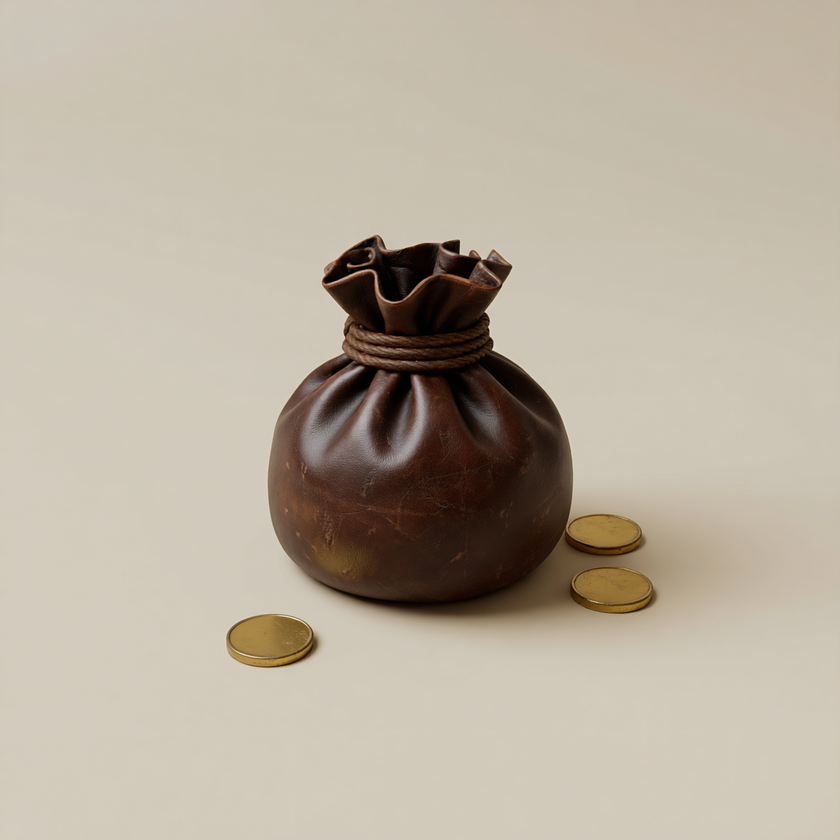
#> input picture scripts/models/prop-pickup-coin/concept.png, 840 x 840 px, shrunk from 1328 x 1328 before the run
$ python register_rear.py ../prop-pickup-coin/concept.png ../prop-pickup-coin/concept.png ../prop-pickup-coin/concept.png
#> lines starting #> are read from the running program, lines starting #| are printed output that depends on the picture; after the words box and inside, x2 and y2 are one past the last pixel; in counts of white or black regions, pixels touching at a corner belong together
"""Register a rear-view painting to the mesh's orthographic back silhouette, ready for projection.

python register_rear.py <painting.png> <rear-mask.png> <outDir>

Writes painting-registered.png (same frame as rear-camera.json, painted colours extended past the painted
silhouette so edge texels never sample the backdrop), overlay.png (mesh silhouette in magenta over the
registered painting) and registration.json. Qwen may mirror the sculpt it repaints, so both orientations are
scored and the better one is kept (the decision is recorded).
"""
import json
import sys
from pathlib import Path

import numpy as np
from PIL import Image
from scipy import ndimage

painting_path, mask_path, out = Path(sys.argv[1]), Path(sys.argv[2]), Path(sys.argv[3])
out.mkdir(parents=True, exist_ok=True)
paint = np.asarray(Image.open(painting_path).convert("RGB"), dtype=np.float32)
target = np.asarray(Image.open(mask_path).convert("L")) > 127
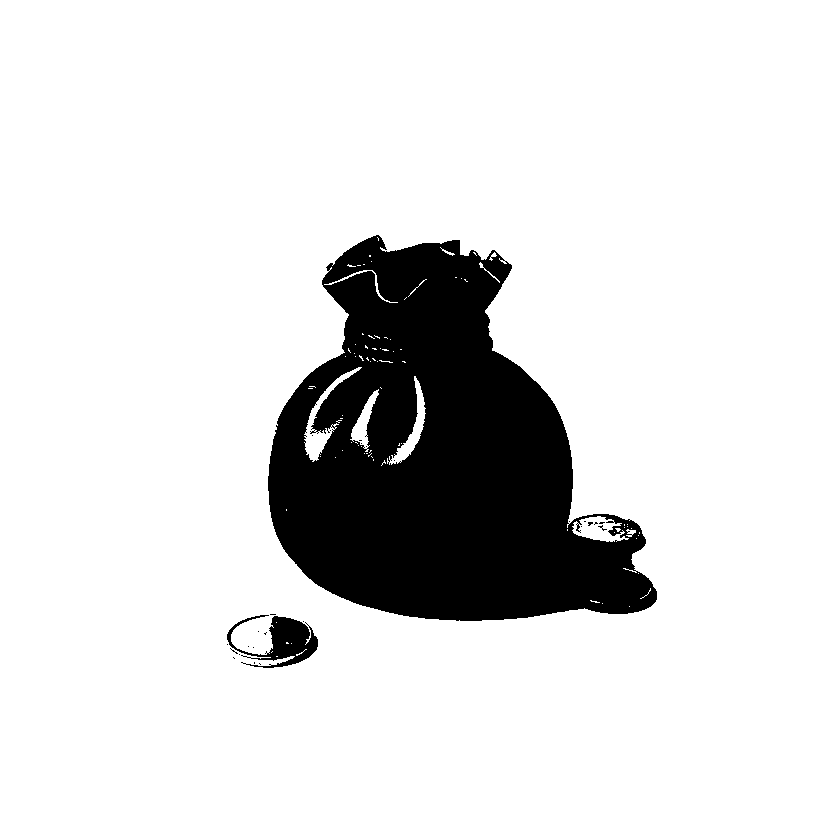
#> target: shape (840, 840) bool; 86.8% white; 27 black regions (25 under 20 px), largest, box (x1, y1, x2, y2) and area: (268, 235, 657, 621) 90981, (227, 615, 318, 668) 2066
H, W = target.shape
#> H = 840; W = 840
if paint.shape[:2] != (H, W):
    raise SystemExit(f"painting {paint.shape[:2]} does not match mask {(H, W)}")


def foreground(image):
    border = np.concatenate([image[:6].reshape(-1, 3), image[-6:].reshape(-1, 3), image[:, :6].reshape(-1, 3), image[:, -6:].reshape(-1, 3)])
    backdrop = np.median(border, axis=0)
#> backdrop = [206, 197, 184]
    fg = np.abs(image - backdrop).sum(axis=2) > 30
#> fg: shape (840, 840) bool; 26.1% white; 204 white regions (200 under 20 px), largest, box (x1, y1, x2, y2) and area: (266, 234, 831, 645) 122203, (440, 0, 840, 229) 57000, (225, 613, 324, 668) 4245, (574, 135, 587, 154) 94
    fg = ndimage.binary_opening(fg, iterations=2)
#> fg: shape (840, 840) bool; 25.7% white; 7 white regions (2 under 20 px), largest, box (x1, y1, x2, y2) and area: (266, 234, 822, 645) 121843, (441, 0, 840, 221) 54909, (225, 613, 324, 668) 4222, (631, 157, 662, 170) 194, (620, 145, 628, 154) 40
    labels, count = ndimage.label(fg)
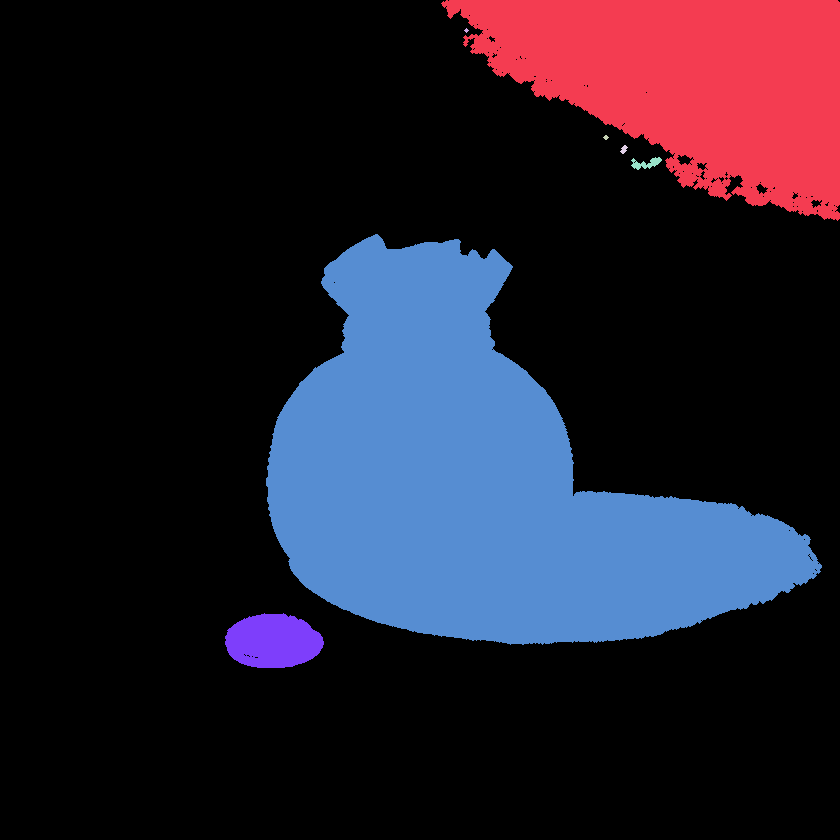
#> labels: shape (840, 840) int32; 8 distinct labels, from 0 to 7; one colour per label, 0 black
#> count = 7
    if count == 0:
        raise SystemExit("no foreground found in painting")
    sizes = ndimage.sum(fg, labels, range(1, count + 1))
#> sizes = [54909, 13, 18, 40, 194, 121843, 4222]
    fg = labels == (int(np.argmax(sizes)) + 1)
#> fg: shape (840, 840) bool; 17.3% white; 1 white region, box (x1, y1, x2, y2) and area: (266, 234, 822, 645) 121843
    return ndimage.binary_fill_holes(ndimage.binary_closing(fg, iterations=3)), backdrop


def iou(a, b):
    return float((a & b).sum() / max(1, (a | b).sum()))


def warp(array, sx, sy, tx, ty, resample):
    """Scale about the target silhouette centre, then translate. PIL affine maps output -> input."""
    cy, cx = ndimage.center_of_mass(target)
    a, e = 1 / sx, 1 / sy
    c = cx - (cx + tx) * a
    f = cy - (cy + ty) * e
    mode = "L" if array.ndim == 2 else "RGB"
    image = Image.fromarray(array.astype(np.uint8) if array.dtype != bool else (array * 255).astype(np.uint8), mode)
    warped = image.transform((W, H), Image.AFFINE, (a, 0, c, 0, e, f), resample=resample)
    result = np.asarray(warped)
    return result > 127 if array.dtype == bool else result.astype(np.float32)


def register(fg):
    """Coarse-to-fine search of anisotropic scale and translation maximizing silhouette IoU, started from both
    the identity and the centroid alignment."""
    ty0, tx0 = np.subtract(ndimage.center_of_mass(target), ndimage.center_of_mass(fg))
    results = []
    for start in ([1.0, 1.0, 0.0, 0.0], [1.0, 1.0, float(tx0), float(ty0)]):
        params = list(start)
        best = (iou(warp(fg, *params, Image.NEAREST), target), *params)
        for step_scale, step_shift in ((0.04, 16), (0.02, 8), (0.01, 4), (0.005, 2), (0.0025, 1)):
            improved = True
            while improved:
                improved = False
                for index, delta in ((0, step_scale), (0, -step_scale), (1, step_scale), (1, -step_scale),
                                     (2, step_shift), (2, -step_shift), (3, step_shift), (3, -step_shift)):
                    trial = params.copy()
                    trial[index] += delta
                    score = iou(warp(fg, *trial, Image.NEAREST), target)
                    if score > best[0] + 1e-5:
                        best = (score, *trial)
                        params = trial
                        improved = True
        results.append(best)
    return max(results, key=lambda result: result[0])


fg, backdrop = foreground(paint)
#> fg: shape (840, 840) bool; 17.3% white; 1 white region, box (x1, y1, x2, y2) and area: (266, 234, 822, 645) 121915
#> backdrop = [206, 197, 184]
# Painted floor shadows below the feet are not part of the figure.
fg[int(np.nonzero(target.any(axis=1))[0].max()) + 6:, :] = False
fg = ndimage.binary_opening(fg, iterations=1)
labels, count = ndimage.label(fg)
#> count = 1
fg = labels == (int(np.argmax(ndimage.sum(fg, labels, range(1, count + 1)))) + 1)
candidates = {}
for mirrored in (False, True):
    f = fg[:, ::-1] if mirrored else fg
    candidates[mirrored] = (iou(f, target), register(f))
#> this loop made 2 passes
#> (ty0 in register, tx0 in register) on pass 1: (-69.34, -65.81)
#> pass 1, in warp (call 6), `warped = image.transform((W, H), Image.AFFINE, (a, 0, c, 0, e, f), res..`:
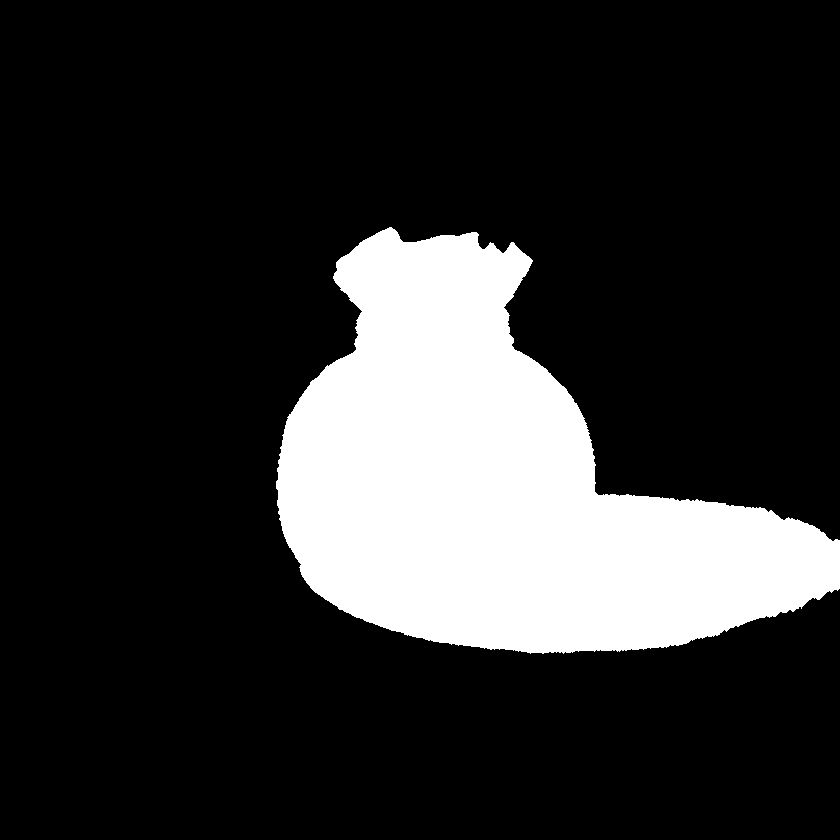
#> warped: PIL image 840x840 L; 18.6% white; 1 white region, box (x1, y1, x2, y2) and area: (276, 227, 840, 654) 131574
#> after the loop: f: shape (840, 840) bool; 17.3% white; 1 white region, box (x1, y1, x2, y2) and area: (18, 234, 574, 645) 121915
mirror = candidates[True][1][0] > candidates[False][1][0]
initial_iou, (score, sx, sy, tx, ty) = candidates[mirror]
source = paint[:, ::-1] if mirror else paint
source_fg = fg[:, ::-1] if mirror else fg
registered = warp(source, sx, sy, tx, ty, Image.BICUBIC)
registered_fg = warp(source_fg, sx, sy, tx, ty, Image.NEAREST)
#> registered_fg: shape (840, 840) bool; 100% white; black in thin lines or dots, all inside (x1, y1, x2, y2) = (0, 0, 1, 2)
# Extend painted colours outward from a slightly eroded painted silhouette (nearest painted pixel).
core = ndimage.binary_erosion(registered_fg, iterations=2)
#> core: shape (840, 840) bool; 99% white; 1 black region, box (x1, y1, x2, y2) and area: (0, 0, 840, 840) 6704
_, (iy, ix) = ndimage.distance_transform_edt(~core, return_indices=True)
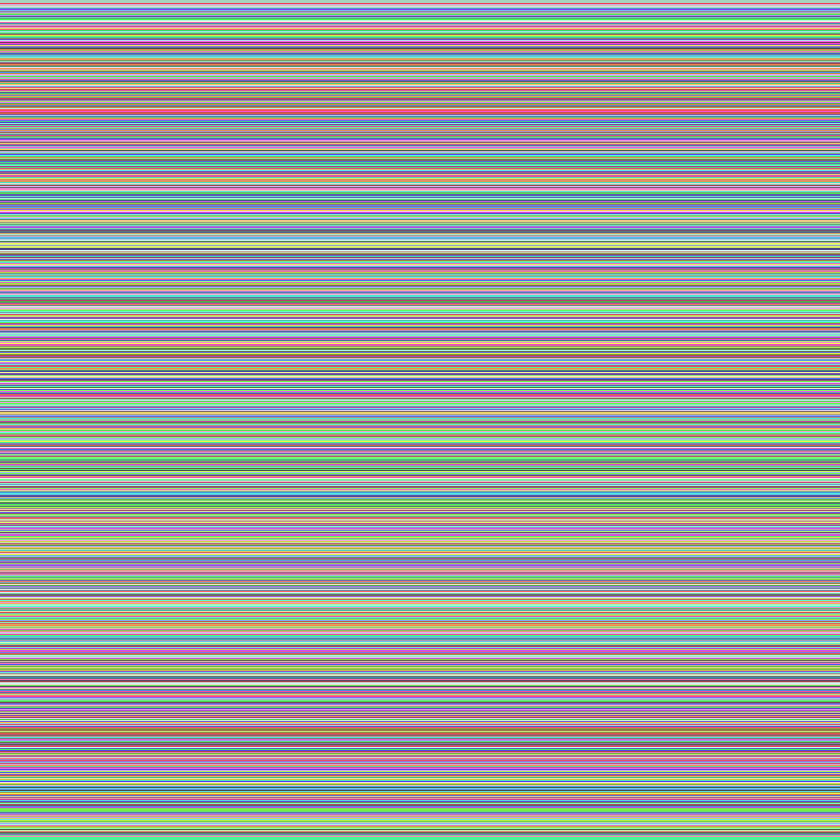
#> iy: shape (840, 840) int32; 836 distinct labels, from 2 to 837; one colour per label, 0 black
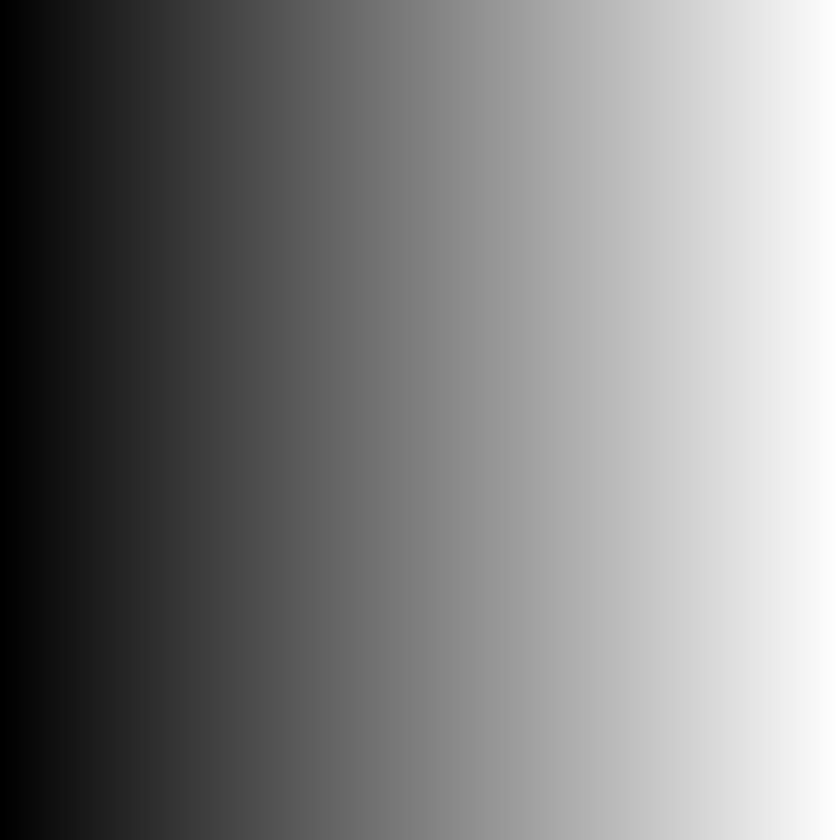
#> ix: shape (840, 840) int32; min 2, max 837, mean 419.5; drawn with min black and max white
filled = registered[iy, ix]
Image.fromarray(np.clip(filled + 0.5, 0, 255).astype(np.uint8), "RGB").save(out / "painting-registered.png")
edge = target ^ ndimage.binary_erosion(target)
#> edge: shape (840, 840) bool; 0.99% white in thin lines or dots
overlay = registered.copy()
overlay[edge] = (255, 0, 255)
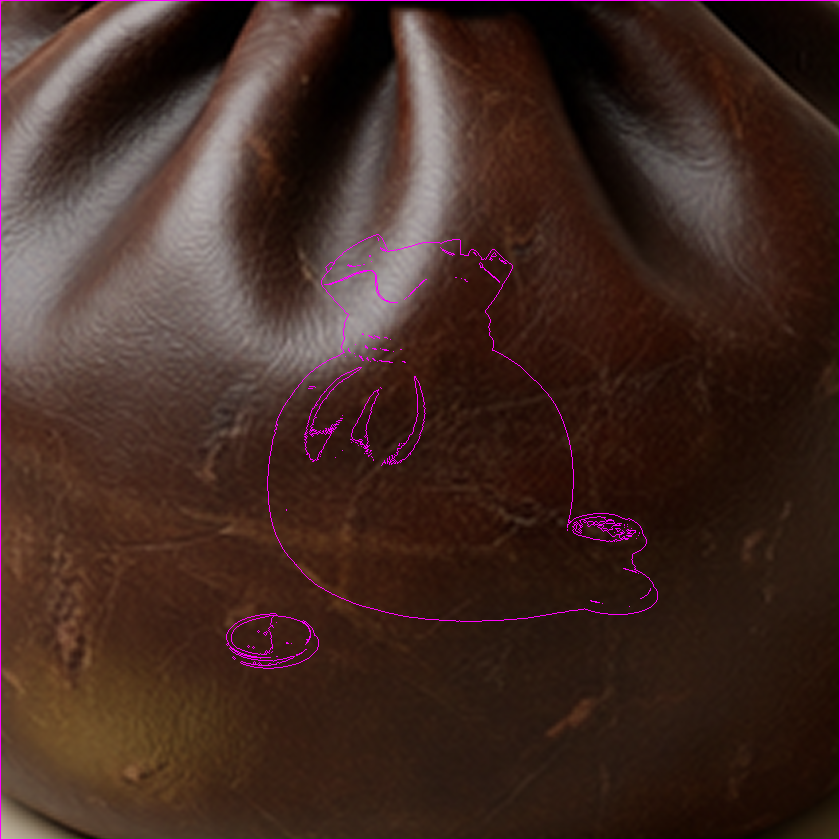
#> overlay: shape (840, 840, 3) float32; mean R, G, B 66.3, 42.7, 35.9
Image.fromarray(np.clip(overlay, 0, 255).astype(np.uint8), "RGB").save(out / "overlay.png")
outside = target & ~registered_fg
report = {
    "painting": painting_path.name, "mirrored": bool(mirror),
    "iouAsGenerated": round(candidates[False][0], 4), "iouMirroredUnaligned": round(candidates[True][0], 4),
    "iouRegisteredUnmirrored": round(candidates[False][1][0], 4), "iouRegisteredMirrored": round(candidates[True][1][0], 4),
    "iouFinal": round(score, 4), "scaleX": round(sx, 4), "scaleY": round(sy, 4), "shiftPx": [round(tx, 1), round(ty, 1)],
    "meshPixelsWithoutPaint": int(outside.sum()), "meshPixels": int(target.sum()),
    "backdropSrgb": backdrop.round(1).tolist(),
    "note": "Mesh pixels without paint receive the nearest painted colour (edge extension), not the backdrop.",
}
(out / "registration.json").write_text(json.dumps(report, indent=2), encoding="utf-8")
print("REGISTER", json.dumps(report))
#> (printed output is left out)
